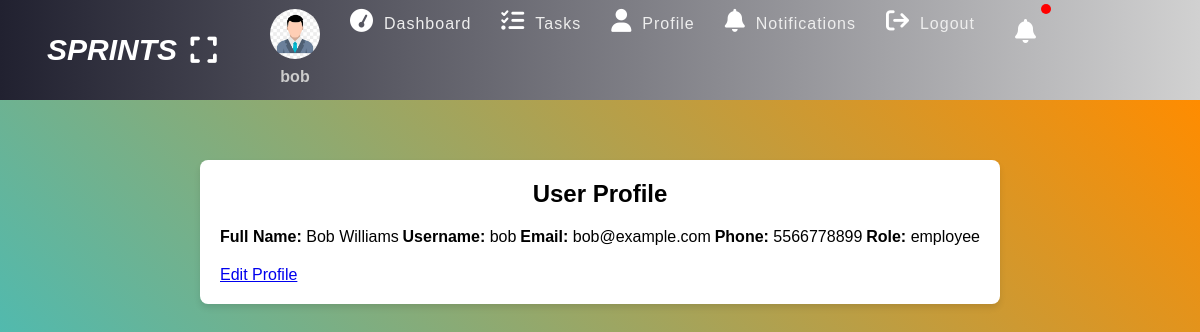
Page /profile.php (signed in) on the earlier database version.
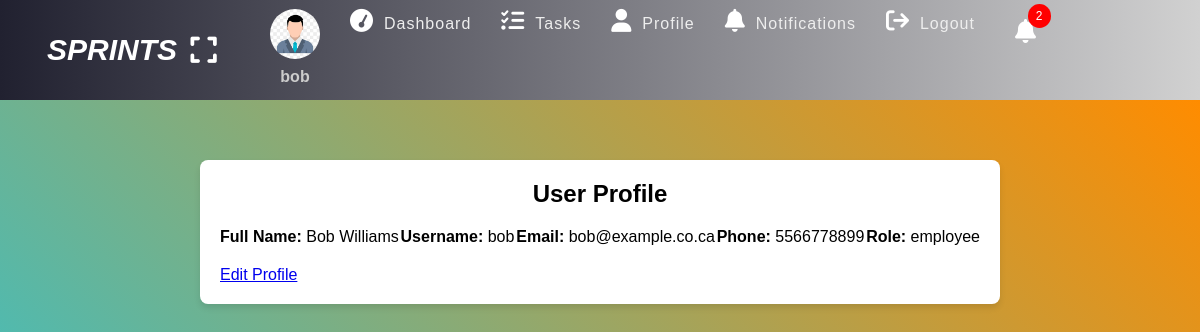
Same page on the later database version.
### tables this page shows
CREATE TABLE `users` (
  `user_id` int(11) NOT NULL,
  `full_name` varchar(60) NOT NULL,
  `username` varchar(60) NOT NULL,
  `email_id` varchar(60) NOT NULL,
  `phone` varchar(15) NOT NULL,
  `password` varchar(255) NOT NULL,
  `role` enum('admin','employee') NOT NULL,
  `created_at` timestamp NOT NULL DEFAULT current_timestamp()
);

### database_fetches.php (called while the page is built, shortened)
<?php
function get_user_details($conn, $user_id) {
    $sql = "SELECT * FROM users WHERE user_id = ?";
    $stmt = $conn->prepare($sql);
    $stmt->execute([$user_id]);
    if ($stmt->rowCount() > 0) {
        return $stmt->fetch();
    } else {
        return false;
    }
}
?>

### profile.php (the view, shortened to what this page needs)
<?php
if (isset($_SESSION['role']) && isset($_SESSION['id'])) {
    include "SQL_Connection.php";
    include "database_fetches.php";
    $user_id = $_SESSION['id'];
    $user_details = get_user_details($conn, $user_id);
?>
<!DOCTYPE html>
<html lang="en">
<head>
    <link rel="stylesheet" href="https://cdnjs.cloudflare.com/ajax/libs/font-awesome/6.7.2/css/all.min.css">
    <link rel="stylesheet" href="styles.css">
</head>
<body>
    <?php include "header.php"; ?>
    <div class="body">
        <section class="section-1">
            <div class="profile-container">
                <h2>User Profile</h2>
                <div class="profile-info">
                    <p><strong>Full Name:</strong> <?= htmlspecialchars($user_details['full_name']) ?></p>
                    <p><strong>Username:</strong> <?= htmlspecialchars($user_details['username']) ?></p>
                    <p><strong>Email:</strong> <?= htmlspecialchars($user_details['email_id']) ?></p>
                    <p><strong>Phone:</strong> <?= htmlspecialchars($user_details['phone']) ?></p>
                    <p><strong>Role:</strong> <?= htmlspecialchars($user_details['role']) ?></p>
                </div>
                <a href="edit-profile.php" class="btn-edit-profile">Edit Profile</a>
            </div>
        </section>
    </div>
</body>
</html>
<?php } else {
    $em = "You need to be logged in to view the profile!";
    header("Location: login.php?error=$em");
    exit();
}
?>

### header.php (shortened to what this page needs)
<?php
include "SQL_Connection.php";
$userId = $_SESSION['id'];
$sql = "SELECT COUNT(*) AS count FROM notifications WHERE recipient = :user_id AND is_read = 0";
$stmt = $conn->prepare($sql);
$stmt->bindParam(':user_id', $userId, PDO::PARAM_INT);
$stmt->execute();
$row = $stmt->fetch(PDO::FETCH_ASSOC);
$notificationCount = $row['count'];
?>
<header class="header">
    <h2 class="u-name"><i>SPRINTS</i></h2>
    <label for="checkbox">
        <i id="navbtn" class="fa fa-expand" aria-hidden="true"></i>
    </label>
    <?php if ($_SESSION['role'] == "admin") { ?>
        <nav class="navigation-icons-bar">
            <ul id="navigationlistID">
                <li><div class="user-p"> <img src="./user.jpg"> <h4><?php echo $_SESSION['username']; ?></h4> </div> </li>
                <li><a href="index.php"><i class="fa fa-tachometer" aria-hidden="true"></i><span>Dashboard</span></a></li>
                <li><a href="user.php"><i class="fa fa-users" aria-hidden="true"></i><span>Manage Users</span></a></li>
                <li><a href="create-task.php"><i class="fa fa-plus" aria-hidden="true"></i><span>Create Tasks</span></a></li>
                <li><a href="task-list.php"><i class="fa fa-tasks" aria-hidden="true"></i><span>All Tasks</span></a></li>
                <li><a href="notifications.php"><i class="fa fa-bell" aria-hidden="true"></i><span>Notifications</span></a></li>
                <li><a href="logout.php"><i class="fa fa-sign-out" aria-hidden="true"></i><span>Logout</span></a></li>
                <li>    <span class="notification" id="notificationBtn">
                        <i class="fa fa-bell" aria-hidden="true"></i>
                        <span id="notificationNum"><?= $notificationCount > 0 ? "&nbsp;$notificationCount&nbsp;" : "" ?></span>
                    </span>
                </li>
            </ul>
        </nav>
    <?php } elseif ($_SESSION['role'] == "employee") { ?>
        <nav class="navigation-icons-bar">
            <ul>
                <li><div class="user-p"> <img src="./user.jpg"> <h4><?php echo $_SESSION['username']; ?></h4> </div> </li>
                <li><a href="index.php"><i class="fa fa-tachometer" aria-hidden="true"></i><span>Dashboard</span></a></li>
                <li><a href="employee-task.php"><i class="fa fa-tasks" aria-hidden="true"></i><span>Tasks</span></a></li>
                <li><a href="profile.php"><i class="fa fa-user" aria-hidden="true"></i><span>Profile</span></a></li>
                <li><a href="notifications.php"><i class="fa fa-bell" aria-hidden="true"></i><span>Notifications</span></a></li>
                <li><a href="logout.php"><i class="fa fa-sign-out" aria-hidden="true"></i><span>Logout</span></a></li>
                <li>    <span class="notification" id="notificationBtn">
                        <i class="fa fa-bell" aria-hidden="true"></i>
                        <span id="notificationNum"><?= $notificationCount > 0 ? "&nbsp;$notificationCount&nbsp;" : "" ?></span>
                    </span>
                </li>
            </ul>
        </nav>
    <?php } ?>
</header>

Differences in the rows shown:
changed users "Bob Williams": email "bob@example.com" → "bob@example.co.ca"
Other differences:
$notificationCount: (not shown) → "2"
